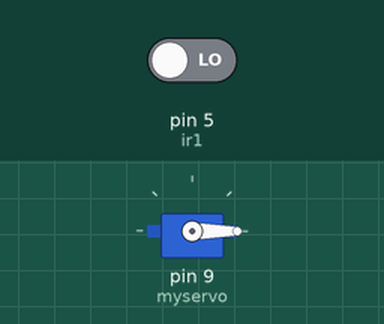
Simulated run of this sketch. Board: Arduino Uno, built with avr-gcc and run on an emulated ATmega328P. Shown: servo. The test bench sets the inputs (shaded band); at power-on: pin 5 (ir1) LOW.

Above: at 1.2 s.
1.3 s: pin 5 (ir1) driven HIGH
At 1.6 s:
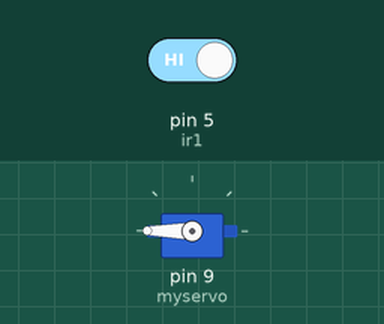
2.8 s: pin 5 (ir1) driven LOW
At 4.0 s:
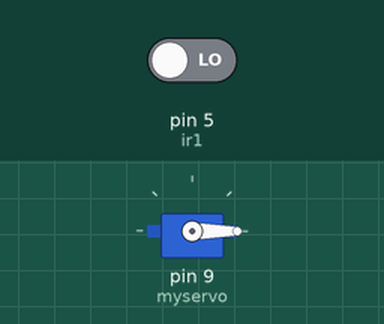
Timing chart, 0 to 5.8 s (numbered marks = the images above; inputs shaded):
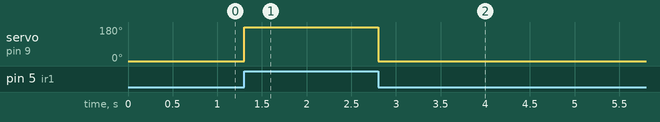

Measured:
- after the input at 1.3 s, servo on pin 9 (myservo): 0° → 180° at once
- after the input at 2.8 s, servo on pin 9 (myservo): 180° → 0° at once

The sketch:

smart_dustbin_ir_.ino
```cpp
#include <Servo.h>
Servo myservo;
int ir1=5;
void setup()
{
  pinMode(ir1,INPUT);
  myservo.attach(9);
}

void loop()
{
  if(digitalRead(ir1)==HIGH){
myservo.write(180);
  }
    else{
  myservo.write(0);
    }
}
```
